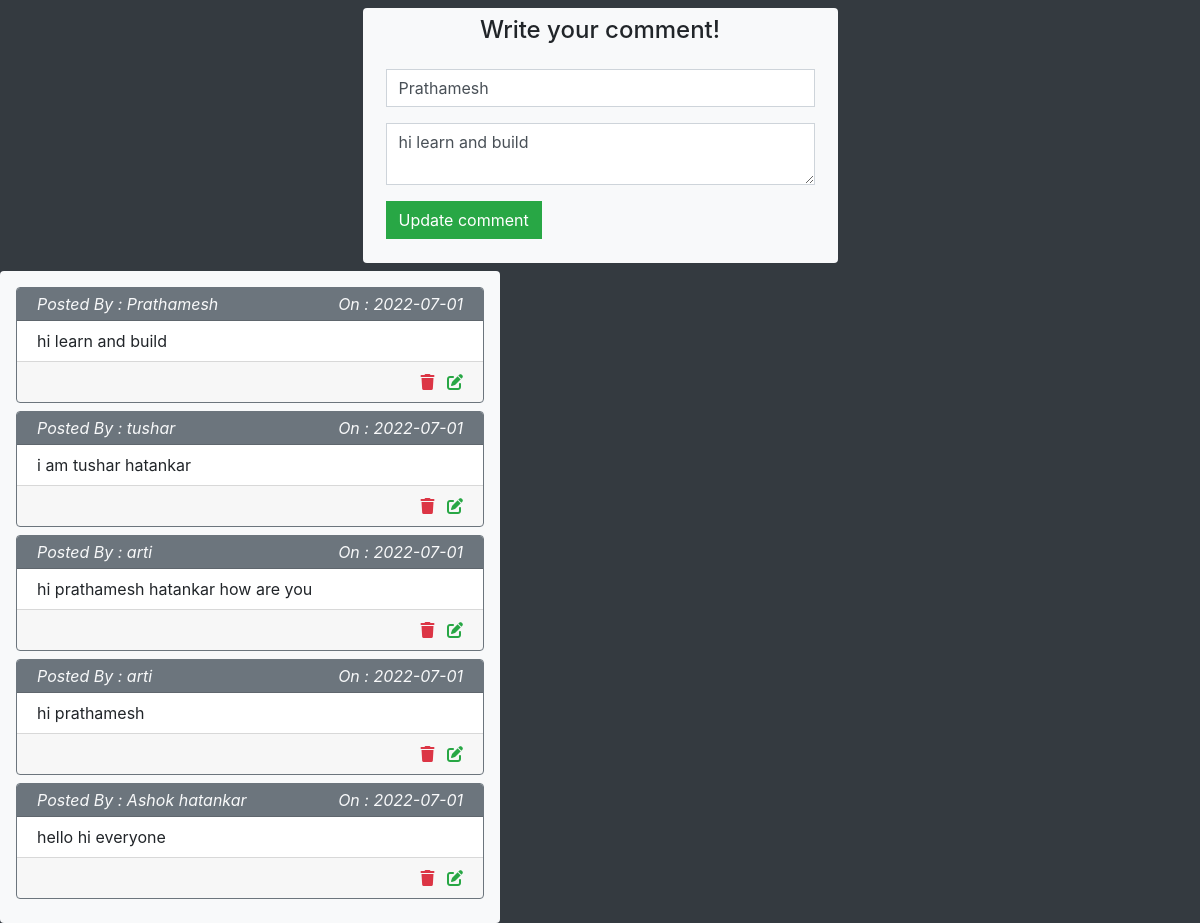
Screenshot of /index.php?edit=15 with the database file from the repository.
### tables this page shows
CREATE TABLE `comment_table` (
  `id` int(11) NOT NULL,
  `name` varchar(100) NOT NULL,
  `comment` text NOT NULL,
  `cur_date` date NOT NULL
);

### action.php (called while the page is built, shortened)
<?php
require 'config.php';
if(isset($_GET['edit'])){
    $id=$_GET['edit'];
    $sql="SELECT * FROM comment_table WHERE id='$id'";
    $result=$conn->query($sql);
    $row=$result->fetch_assoc();
    $u_name=$row['name'];
    $u_comment=$row['comment'];
    $update=true;
}
?>

### index.php (the view, shortened to what this page needs)
<?php
require 'action.php';
?>
<!DOCTYPE html>
<html lang="en">
<head>
<link rel="stylesheet" href="https://cdn.jsdelivr.net/npm/bootstrap@4.6.1/dist/css/bootstrap.min.css">
</head>
<body class="bg-dark">
    <div class="container">
        <div class="row justify-content-center mb-2">
            <div class="col-lg-5 bg-light rounded mt-2">
                <h4 class="text-center p-2">Write your comment!</h4>
                <form action="index.php" method="POST" class="p-2">
                    <div class="form-group">
                        <input type="text" name="name" class="form-control rounded-0" placeholder="Enter your name" required value="<?=$u_name; ?>">
                    </div>
                    <div class="form-group">
                        <textarea name="comment" class="form-control rounded-0" placeholder="Write your comment here" required><?=$u_comment; ?></textarea>
                    </div>
                    <div class="form-group">
                        <?php if($update==true) { ?>
                        <input type="submit" name="update" class="btn btn-success rounded-0" value="Update comment">
                        <?php } else { ?>
                       <input type="submit" name="submit" class="btn btn-primary rounded-0" value="Post Comment">
                       <?php } ?>
                        <h5 class="float-right text-success p-2"><?= $msg; ?></h5>
                    </div>
                </form>
            </div>
        </div>
        </div class="row justify-content-center mb-2">
            <div class="col-lg-5 rounded bg-light p-3">
                <?php
                    $sql="SELECT * FROM comment_table ORDER BY id DESC";
                    $result=$conn->query($sql);
                    while($row=$result->fetch_assoc()){
                ?>
                <div class="card mb-2 border-secondary">
                    <div class="card-header bg-secondary py-1 text-light">
                        <span class="font-italic">Posted By : <?= $row['name'] ?></span>
                        <span class="float-right font-italic">On : <?= $row['cur_date'] ?></span>
                    </div>
                    <div class="card-body py-2">
                        <p class="card-text"><?= $row['comment'] ?></p>
                    </div>
                    <div class="card-footer py-2">
                        <div class="float-right">
                        <a href="action.php?del=<?= $row['id'] ?>" class="text-danger mr-2" onclick="return confirm('Do you want to delete this comment?');" title="Delete"><i class="fas fa-trash"></i></a>
                        <a href="index.php?edit=<?= $row['id'] ?>" class="text-success" title="Edit"><i class="fas fa-edit"></i></a>
                        </div>
                    </div>
                </div>
                <?php }  ?>
            </div>
</body>
</html>

### rows the page displays
comment_table: name "Prathamesh", comment "hi learn and build", cur_date "2022-07-01"
comment_table: name "tushar", cur_date "2022-07-01", comment "i am tushar hatankar"
comment_table: name "arti", cur_date "2022-07-01", comment "hi prathamesh hatankar how are you"
comment_table: name "arti", cur_date "2022-07-01", comment "hi prathamesh"
comment_table: name "Ashok hatankar", cur_date "2022-07-01", comment "hello hi everyone"
